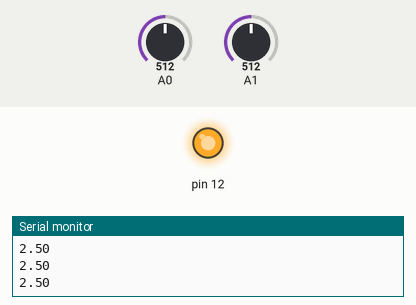
Bench run of a sketch on a simulated Arduino Uno, built with avr-gcc and run on an emulated ATmega328P. Shown: output pins drawn as LEDs (lit = HIGH), the last lines printed to the serial monitor. The test bench sets the inputs (shaded band); at power-on: A0 = 512, A1 = 512.

Above: at 1.2 s.
1.3 s: A0 set to 112
2.8 s: A0 set to 95
At 3.6 s:
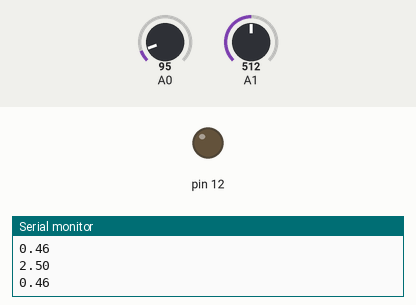
4.3 s: A0 set to 122
At 4.7 s:
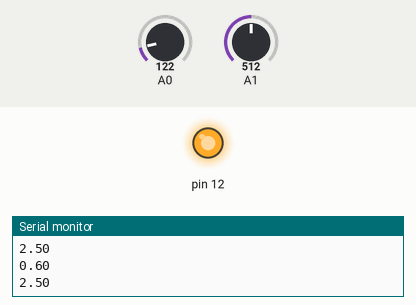
5.8 s: A0 set to 0
At 6.2 s:
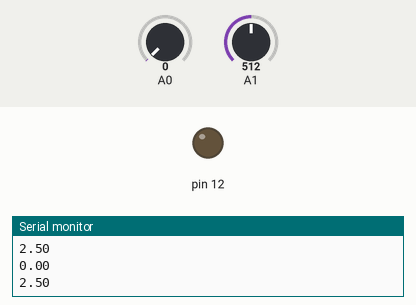
Timing chart, 0 to 8.3 s (numbered marks = the images above; inputs shaded):
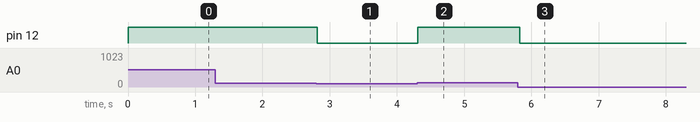

Measured:
- the behaviour switches between 105 and 104 on A0 (found by bisection; images 0 and 1)
- after the input at 2.8 s, pin 12: HIGH → LOW at once
- after the input at 4.3 s, pin 12: LOW → HIGH at once
- after the input at 5.8 s, pin 12: HIGH → LOW at once

The sketch:

sensoradvnce.ino
```cpp
void setup() {
  pinMode(12,OUTPUT);
  Serial.begin(9600);
}

void loop() {
  int sensval =analogRead(A0);
  int sensval1 =analogRead(A1);

  float volt=sensval*(5/1023.0);
  float volt1=sensval1*(5/1023.0);
  Serial.println(volt);
  Serial.println(volt1);
  if(volt >0.51 && volt1 >0.51)
  {
    digitalWrite(12,HIGH);
  }
  else
  {
    digitalWrite(12,LOW);
  }
}
```
